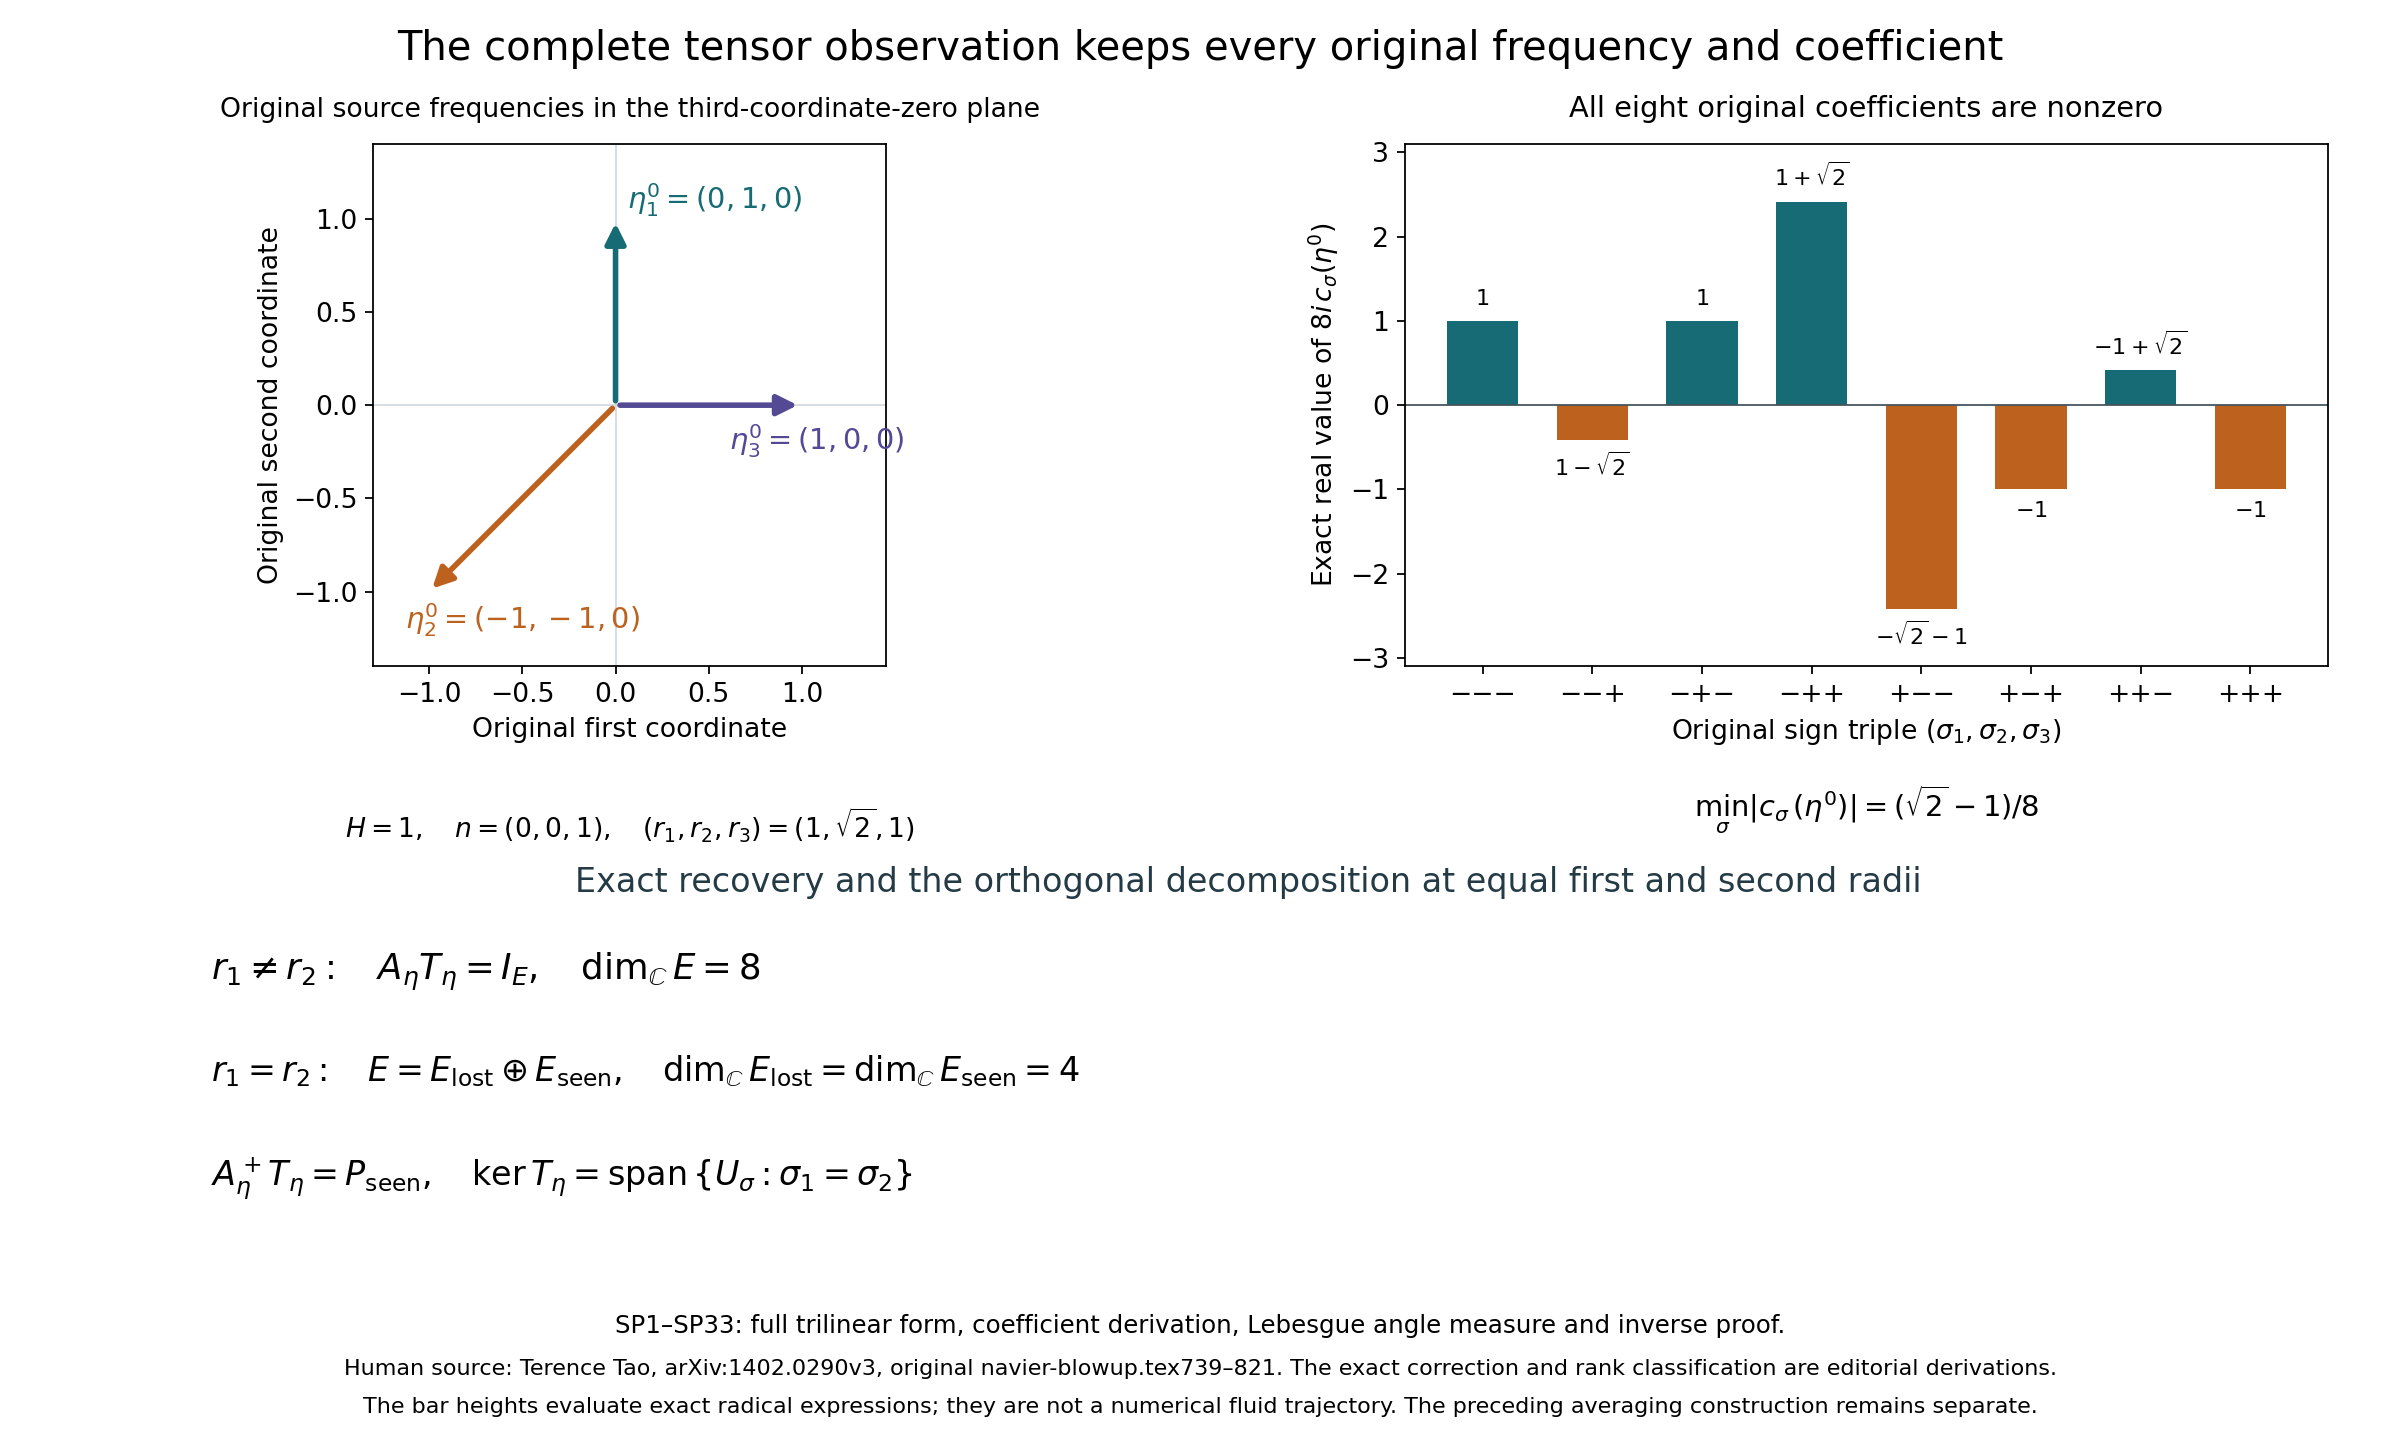

Source code (Python):
"""Reproduce the exact original frequency triangle and all eight coefficients."""
from pathlib import Path
from itertools import product
import json
import sympy as s
import matplotlib
matplotlib.use('Agg')
import matplotlib.pyplot as plt
from matplotlib.patches import FancyArrowPatch
HERE=Path(__file__).resolve().parent
plt.rcParams.update({'font.family':'DejaVu Sans','font.size':12,'mathtext.fontset':'dejavusans'})
signs=list(product([-1,1],repeat=3))
coeff=[-a+s.Rational(1,1)/s.sqrt(2)*b-a*b*c/s.sqrt(2) for a,b,c in signs]
labels=[''.join('+' if x==1 else '−' for x in sig) for sig in signs]
fig=plt.figure(figsize=(15,9),facecolor='white')
grid=fig.add_gridspec(2,2,height_ratios=[1.55,1],hspace=.48,wspace=.34)
ax=fig.add_subplot(grid[0,0])
vectors=[(0,1),(-1,-1),(1,0)]
colors=['#176b75','#bd611e','#534994']
for v,c in zip(vectors,colors):
 ax.add_patch(FancyArrowPatch((0,0),v,arrowstyle='-|>',mutation_scale=19,linewidth=2.5,color=c))
ax.text(.06,1.05,r'$\eta_1^0=(0,1,0)$',color=colors[0],fontsize=13)
ax.text(-1.13,-1.2,r'$\eta_2^0=(-1,-1,0)$',color=colors[1],fontsize=13)
ax.text(.61,-.24,r'$\eta_3^0=(1,0,0)$',color=colors[2],fontsize=13)
ax.axhline(0,color='#d3d9dd',lw=.8,zorder=-1);ax.axvline(0,color='#d3d9dd',lw=.8,zorder=-1)
ax.set_xlim(-1.3,1.45);ax.set_ylim(-1.4,1.4);ax.set_aspect('equal')
ax.set_xlabel('Original first coordinate');ax.set_ylabel('Original second coordinate')
ax.set_title('Original source frequencies in the third-coordinate-zero plane',fontsize=12,pad=12)
ax.text(.5,-.33,r'$H=1,\quad n=(0,0,1),\quad(r_1,r_2,r_3)=(1,\sqrt{2},1)$',
 transform=ax.transAxes,ha='center',fontsize=12)
bx=fig.add_subplot(grid[0,1])
bx.bar(range(8),[float(v) for v in coeff],color=['#176b75' if v>0 else '#bd611e' for v in coeff],width=.65)
bx.axhline(0,color='#44545d',lw=.8)
bx.set_xticks(range(8),labels);bx.set_ylim(-3.1,3.1)
bx.set_ylabel(r'Exact real value of $8i\,c_\sigma(\eta^0)$')
bx.set_xlabel(r'Original sign triple $(\sigma_1,\sigma_2,\sigma_3)$')
bx.set_title('All eight original coefficients are nonzero',fontsize=13,pad=12)
for idx,v in enumerate(coeff):
 label=s.latex(v)
 bx.text(idx,float(v)+(.14 if v>0 else -.14),'$'+label+'$',ha='center',va='bottom' if v>0 else 'top',fontsize=10)
bx.text(.5,-.29,r'$\min_\sigma |c_\sigma(\eta^0)|=(\sqrt{2}-1)/8$',transform=bx.transAxes,ha='center',fontsize=13)
cx=fig.add_subplot(grid[1,:]);cx.axis('off')
cx.text(.5,1.02,'Exact recovery and the orthogonal decomposition at equal first and second radii',
 ha='center',va='top',fontsize=15,color='#243b46')
cx.text(.02,.68,r'$r_1\ne r_2:\quad A_\eta T_\eta=I_E,\quad \dim_{\mathbb{C}}E=8$',fontsize=16)
cx.text(.02,.38,r'$r_1=r_2:\quad E=E_{\rm lost}\oplus E_{\rm seen},\quad \dim_{\mathbb{C}}E_{\rm lost}=\dim_{\mathbb{C}}E_{\rm seen}=4$',fontsize=15)
cx.text(.02,.07,r'$A_\eta^+T_\eta=P_{\rm seen},\quad \ker T_\eta=\operatorname{span}\{U_\sigma:\sigma_1=\sigma_2\}$',fontsize=15)
fig.suptitle('The complete tensor observation keeps every original frequency and coefficient',fontsize=18,y=.98)
fig.subplots_adjust(top=.9,bottom=.16,left=.07,right=.97)
fig.text(.5,.074,'SP1–SP33: full trilinear form, coefficient derivation, Lebesgue angle measure and inverse proof.',ha='center',fontsize=11)
fig.text(.5,.045,'Human source: Terence Tao, arXiv:1402.0290v3, original navier-blowup.tex739–821. The exact correction and rank classification are editorial derivations.',ha='center',fontsize=10)
fig.text(.5,.019,'The bar heights evaluate exact radical expressions; they are not a numerical fluid trajectory. The preceding averaging construction remains separate.',ha='center',fontsize=10)
for ext in ['png','svg']:fig.savefig(HERE/f'original-cascade-spin-frame.{ext}',dpi=160,facecolor='white')
data=dict(base_frequencies=[[0,1,0],[-1,-1,0],[1,0,0]],H=1,n=[0,0,1],
 coefficients=[dict(signs=list(sig),eight_i_c_exact=str(v),eight_i_c_evaluation=float(v)) for sig,v in zip(signs,coeff)],
 proof='ORIGINAL_CASCADE_SPIN_FRAME_20261010.md SP1–SP33',
 source='Terence Tao arxiv:1402.0290v3 navier-blowup.tex739–821')
(HERE/'original-cascade-spin-frame-data.json').write_text(json.dumps(data,indent=2)+'\n',encoding='utf-8')
